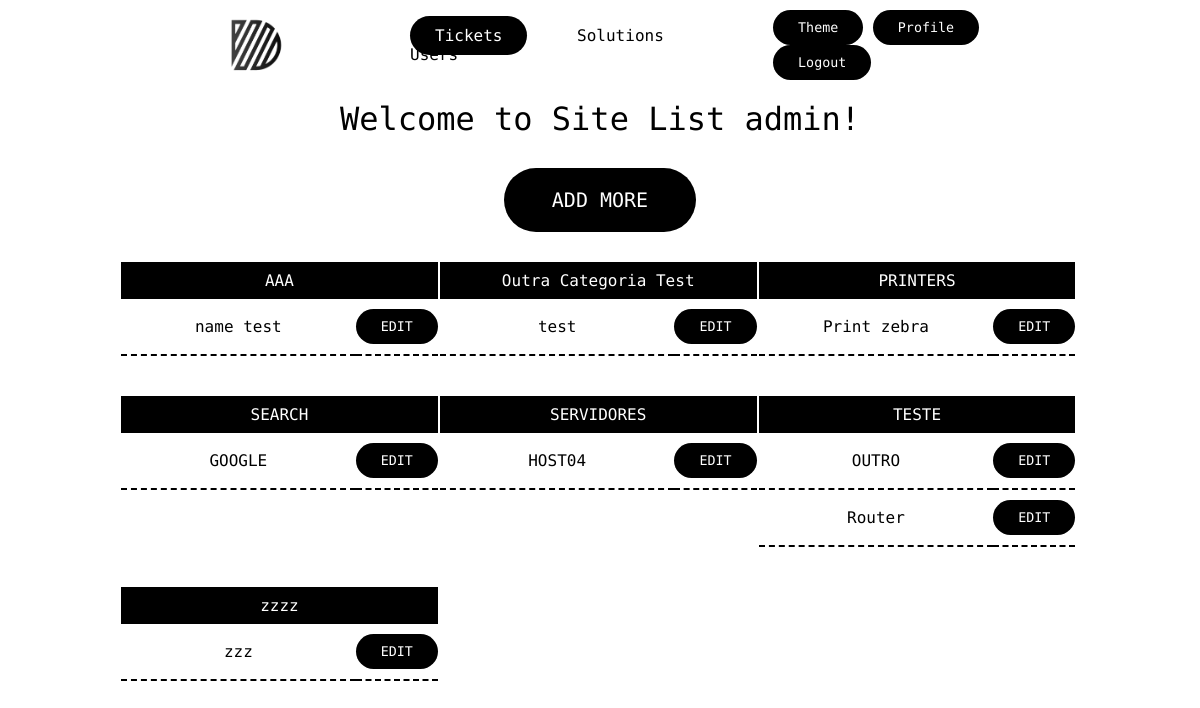
The page /links (signed in) on the database its author committed.
### tables this page shows
CREATE TABLE users (id INTEGER PRIMARY KEY AUTOINCREMENT NOT NULL, name TEXT NOT NULL, hash TEXT NOT NULL, permission INTEGER DEFAULT 4 NOT NULL, active BLOB DEFAULT 0 NOT NULL, email TEXT NOT NULL);

CREATE TABLE links (
id INTEGER PRIMARY KEY AUTOINCREMENT NOT NULL,
category TEXT NOT NULL,
name TEXT NOT NULL,
link TEXT NOT NULL);

### app.py (the view)
@app.route("/links")
def links():
    userID = session["user_id"]
    rows = db.execute(
    "SELECT * FROM users WHERE id = ?", userID
    )
    name = rows[0]["name"]
    links = db.execute("SELECT category, name, link, id FROM links ORDER BY category, name")
    categories = db.execute("SELECT DISTINCT category FROM links ORDER BY category")
    return render_template("links.html", links = links, name = name, categories = categories)

### templates/links.html (shortened to what this page needs)
{% extends "layout.html" %}
{% block body %}
<div><h1>Welcome to Site List {{ name }}!</h1></div>
<div>
{% if session.get("permission") < 3 %}
    <form action="/add">
    <button type="submit" class="enter large">ADD MORE</button>
    </form>
    {% endif %}
</div class="tableInLine">
    {% for categorie in categories %}
    <table class="column">
        <thead>
            <tr>
                <th colspan="2">{{ categorie["category"] }}</th>
            </tr>
        </thead>
        <tbody>
            {% for link in links %}
            {% if link["category"] == categorie["category"] %}
            {% if session.get("permission") < 3 %}
            <tr>
                <td class="tableName">
                    <a href="https:\\{{ link["link"] }}">{{ link["name"] }}</a>
                </td>
                <td>
                    <form action="/edit" method="post">
                        <button type="submit">EDIT</button>
                    </form>
                </td>
            </tr>
            {% else %}
            <tr class="noEdit">
                <td>
                    <a href="https:\\{{ link["link"] }}">{{ link["name"] }}</a>
                </td>
            </tr>
            {% endif %}
            {% endif %}
            {% endfor %}
        </tbody>
    </table>
    {% endfor %}
{% endblock %}

### static/styles.css (style rules this page uses)
.light { --color1: black; --color2: white; --color3: gray; --font-color: var(--color1); --background-color: var(--color2); --button-color: var(--font-color); --buttonfont-color: var(--background-color); --hover-color: var(--color3); --hoverfont-color: var(--font-color); --nav-color: var(--background-color); --navfont-color: var(--font-color); --linkhover-color: var(--hover-color); --logo-color: var(--nav-color); --tab-color: var(--font-color); --tabfont-color: var(--background-color); --disabled-color: var(--color3); --disabledfont-color: var(--font-color); --placeholder-color: var(--color3); --aler-color: var(--color1); --active-color: var(--color1); --activefont-color: var(--color2); }
* { box-sizing: border-box; margin: 0; padding: 0; font-family: "M PLUS 1 Code", sans-serif; font-weight: 500; }
.body a { text-decoration: none; color: inherit; }
html { background-color: var(--background-color); color: var(--font-color); }
body { transition: background-color 0.5s, color 0.3s; }
button { background-color: var(--button-color); color: var(--buttonfont-color); }
button { padding: 10px 25px; border: none; border-radius: 50px; cursor: pointer; transition: all 0.5s ease 0s; }
.enter { margin-top: 30px; margin-bottom: 10px; padding: 20px 5%; font-size: 20px; }
table { margin:20px 1px 20px 1px; width: 100%; border-collapse: collapse; }
.column { float: left; width: 33%; }
td { padding: 10px 0 10px; border-bottom: 2px dashed var(--tab-color); margin: 10px 10px; }
th { background-color: var(--tab-color); padding: 9px; transition: all 0.5s ease 0s; color: var(--tabfont-color); }
.tableName { width: 100%; }

### rows shown on the page
users: name "admin"
links: name "name test"
links: name "test"
links: name "Print zebra"
links: name "GOOGLE"
links: name "HOST04"
links: name "OUTRO"
links: name "Router"
links: name "zzz"

### other values the page prints
{{ categorie["category"] }} "AAA" "Outra Categoria Test" "PRINTERS" "SEARCH" "SERVIDORES" "TESTE" "zzzz"
